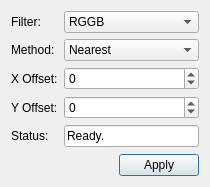
<?xml version="1.0" encoding="UTF-8"?>
<ui version="4.0">
 <class>FITSDebayerDialog</class>
 <widget class="QDialog" name="FITSDebayerDialog">
  <property name="geometry">
   <rect>
    <x>0</x>
    <y>0</y>
    <width>210</width>
    <height>187</height>
   </rect>
  </property>
  <property name="windowTitle">
   <string>Image Debayering</string>
  </property>
  <layout class="QVBoxLayout" name="verticalLayout">
   <item>
    <layout class="QFormLayout" name="formLayout">
     <item row="0" column="0">
      <widget class="QLabel" name="label">
       <property name="text">
        <string>Filter:</string>
       </property>
      </widget>
     </item>
     <item row="0" column="1">
      <widget class="QComboBox" name="filterCombo">
       <item>
        <property name="text">
         <string>RGGB</string>
        </property>
       </item>
       <item>
        <property name="text">
         <string>GBRG</string>
        </property>
       </item>
       <item>
        <property name="text">
         <string>GRBG</string>
        </property>
       </item>
       <item>
        <property name="text">
         <string>BGGR</string>
        </property>
       </item>
      </widget>
     </item>
     <item row="1" column="0">
      <widget class="QLabel" name="label_4">
       <property name="text">
        <string>Method:</string>
       </property>
      </widget>
     </item>
     <item row="1" column="1">
      <widget class="QComboBox" name="methodCombo">
       <item>
        <property name="text">
         <string>Nearest</string>
        </property>
       </item>
       <item>
        <property name="text">
         <string>Simple</string>
        </property>
       </item>
       <item>
        <property name="text">
         <string>BILinear</string>
        </property>
       </item>
       <item>
        <property name="text">
         <string>HQLinear</string>
        </property>
       </item>
       <item>
        <property name="text">
         <string>VNG</string>
        </property>
       </item>
      </widget>
     </item>
     <item row="2" column="0">
      <widget class="QLabel" name="label_2">
       <property name="text">
        <string>X Offset:</string>
       </property>
      </widget>
     </item>
     <item row="2" column="1">
      <widget class="QSpinBox" name="XOffsetSpin">
       <property name="minimum">
        <number>-50</number>
       </property>
       <property name="maximum">
        <number>50</number>
       </property>
      </widget>
     </item>
     <item row="3" column="0">
      <widget class="QLabel" name="label_3">
       <property name="text">
        <string>Y Offset:</string>
       </property>
      </widget>
     </item>
     <item row="3" column="1">
      <widget class="QSpinBox" name="YOffsetSpin">
       <property name="minimum">
        <number>-50</number>
       </property>
       <property name="maximum">
        <number>50</number>
       </property>
      </widget>
     </item>
     <item row="4" column="0">
      <widget class="QLabel" name="label_5">
       <property name="text">
        <string>Status:</string>
       </property>
      </widget>
     </item>
     <item row="4" column="1">
      <widget class="QLineEdit" name="statusEdit">
       <property name="text">
        <string>Ready.</string>
       </property>
       <property name="readOnly">
        <bool>true</bool>
       </property>
      </widget>
     </item>
    </layout>
   </item>
   <item>
    <widget class="QDialogButtonBox" name="buttonBox">
     <property name="orientation">
      <enum>Qt::Horizontal</enum>
     </property>
     <property name="standardButtons">
      <set>QDialogButtonBox::Apply</set>
     </property>
    </widget>
   </item>
  </layout>
 </widget>
 <resources/>
 <connections>
  <connection>
   <sender>buttonBox</sender>
   <signal>accepted()</signal>
   <receiver>FITSDebayerDialog</receiver>
   <slot>accept()</slot>
   <hints>
    <hint type="sourcelabel">
     <x>248</x>
     <y>254</y>
    </hint>
    <hint type="destinationlabel">
     <x>157</x>
     <y>274</y>
    </hint>
   </hints>
  </connection>
  <connection>
   <sender>buttonBox</sender>
   <signal>rejected()</signal>
   <receiver>FITSDebayerDialog</receiver>
   <slot>reject()</slot>
   <hints>
    <hint type="sourcelabel">
     <x>316</x>
     <y>260</y>
    </hint>
    <hint type="destinationlabel">
     <x>286</x>
     <y>274</y>
    </hint>
   </hints>
  </connection>
 </connections>
</ui>
